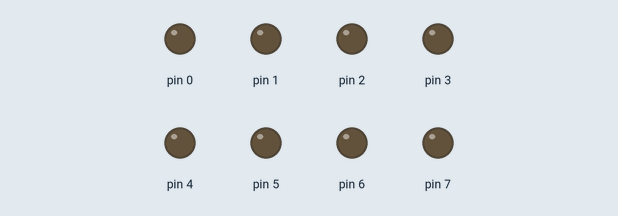
Recording of a sketch running on a simulated Arduino Uno, built with avr-gcc and run on an emulated ATmega328P. Shown: output pins drawn as LEDs (lit = HIGH).

Above: at 0.15 s.
At 0.8 s:
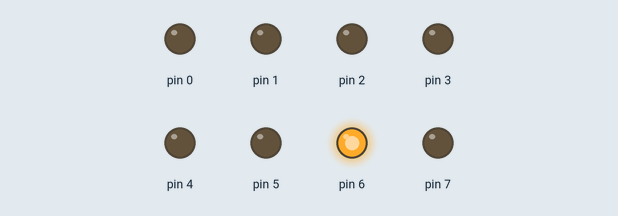
At 1.4 s:
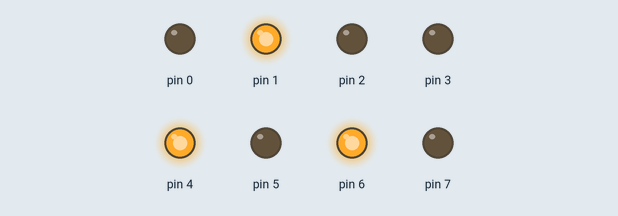
At 2.6 s:
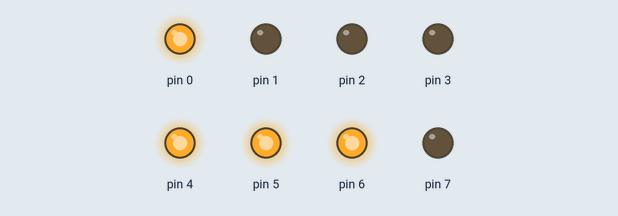
At 3.8 s:
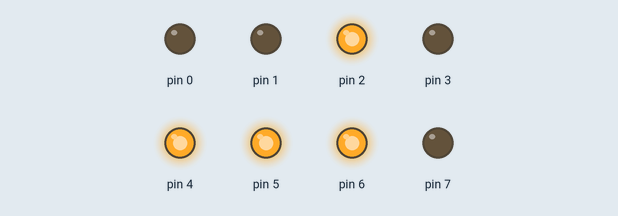
At 5.6 s:
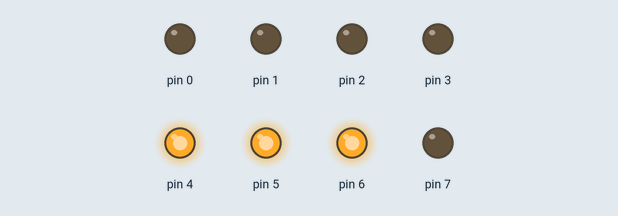
Timing chart, 0 to 5.9 s (numbered marks = the images above):
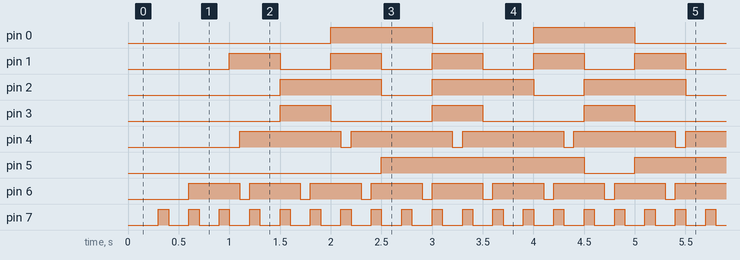

Measured:
- by itself, pin 0: alternates HIGH for 1.0 s and LOW for 1.0 s
- by itself, pin 1: alternates HIGH for 0.50 s and LOW for 0.50 s
- by itself, pin 2: alternates HIGH for 1.0 s and LOW for 0.50 s
- by itself, pin 3: alternates HIGH for 0.50 s and LOW for 1.0 s
- by itself, pin 4: alternates HIGH for 1.0 s and LOW for 0.10 s
- by itself, pin 5: alternates HIGH for 2.0 s and LOW for 0.50 s
- by itself, pin 6: alternates HIGH for 0.50 s and LOW for 0.10 s
- by itself, pin 7: alternates HIGH for 0.10 s and LOW for 0.20 s

The sketch:

BlinkClass.ino
```cpp
class blinkLED
{
  int LED;                      // variabel 'LED' untuk led pin
  int tundaHIGH;                // variabel 'tundaHIGH' untuk delay saat HIGH
  int tundaLOW;                 // variabel 'tundaLOW' untuk delay saat LOW
  int statusLED;
  unsigned long millisAwal = 0;

  public:
  blinkLED(int pin, long high, long low)
  {
    LED = pin;
    pinMode(LED, OUTPUT);

    tundaHIGH = high;
    tundaLOW = low;

    statusLED = HIGH;
    millisAwal = 0;
  }

  void Update()
  {
    unsigned long millisSekarang = millis();            // 'millisSekarang' disamakan dengan nilai millis()
    if((statusLED == HIGH) && (millisSekarang - millisAwal >= tundaHIGH)) // jika 'statusLED' HIGH dan millisSekarang-millisAwal kurangdarisamadengan 'tundaHIGH'
    {
      statusLED = LOW;                // 'statusLED' diberi nilai LOW
      millisAwal = millisSekarang;    // 'millisAwal' disamakan dengan 'millisSekarang'
      digitalWrite(LED, statusLED);
    }
    else if((statusLED == LOW) && (millisSekarang - millisAwal >=  tundaLOW))
    {
      statusLED = HIGH;
      millisAwal = millisSekarang;
      digitalWrite(LED, statusLED);
    }
  }
};

blinkLED led0 (0, 1000, 1000);   //  blinkLED led0 (pin led, delay saat HIGH, delay saat LOW)
blinkLED led1 (1, 500, 500);
blinkLED led2 (2, 1000, 500);
blinkLED led3 (3, 500, 1000);
blinkLED led4 (4, 1000, 100);
blinkLED led5 (5, 2000, 500);
blinkLED led6 (6, 500, 100);
blinkLED led7 (7, 100, 200);


void setup() {
  // put your setup code here, to run once:

}

void loop() {
  // put your main code here, to run repeatedly:
  led0.Update();
  led1.Update();
  led2.Update();
  led3.Update();
  led4.Update();
  led5.Update();
  led6.Update();
  led7.Update();

}
```
